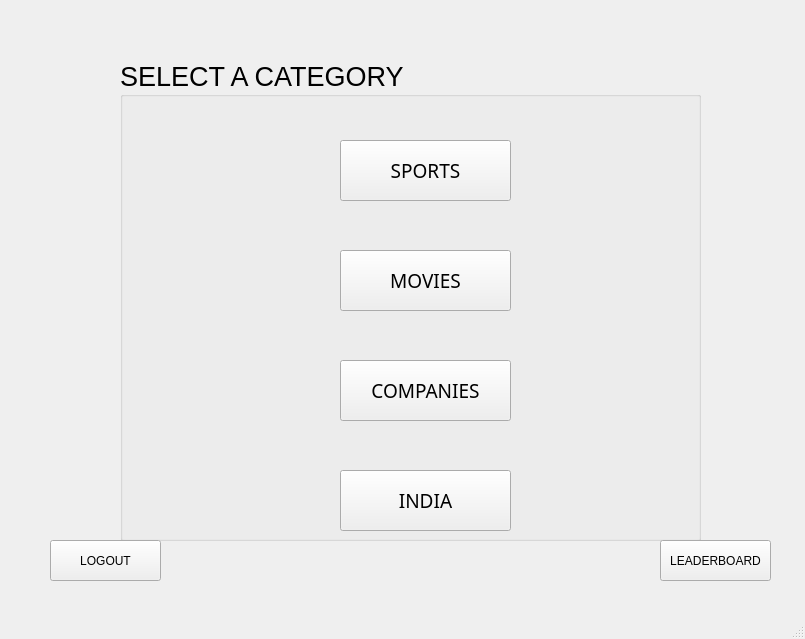
<?xml version="1.0" encoding="UTF-8"?>
<ui version="4.0">
 <class>MainWindow3</class>
 <widget class="QMainWindow" name="MainWindow3">
  <property name="geometry">
   <rect>
    <x>0</x>
    <y>0</y>
    <width>805</width>
    <height>639</height>
   </rect>
  </property>
  <property name="windowTitle">
   <string>MainWindow</string>
  </property>
  <widget class="QWidget" name="centralwidget">
   <widget class="QGroupBox" name="groupBox">
    <property name="geometry">
     <rect>
      <x>120</x>
      <y>60</y>
      <width>581</width>
      <height>481</height>
     </rect>
    </property>
    <property name="font">
     <font>
      <pointsize>20</pointsize>
     </font>
    </property>
    <property name="title">
     <string>SELECT A CATEGORY</string>
    </property>
    <widget class="QPushButton" name="sports">
     <property name="geometry">
      <rect>
       <x>220</x>
       <y>80</y>
       <width>171</width>
       <height>61</height>
      </rect>
     </property>
     <property name="font">
      <font>
       <family>Calibri Light</family>
       <pointsize>14</pointsize>
      </font>
     </property>
     <property name="text">
      <string>SPORTS</string>
     </property>
    </widget>
    <widget class="QPushButton" name="movies">
     <property name="geometry">
      <rect>
       <x>220</x>
       <y>190</y>
       <width>171</width>
       <height>61</height>
      </rect>
     </property>
     <property name="font">
      <font>
       <family>Calibri Light</family>
       <pointsize>14</pointsize>
      </font>
     </property>
     <property name="text">
      <string>MOVIES</string>
     </property>
    </widget>
    <widget class="QPushButton" name="companies">
     <property name="geometry">
      <rect>
       <x>220</x>
       <y>300</y>
       <width>171</width>
       <height>61</height>
      </rect>
     </property>
     <property name="font">
      <font>
       <family>Calibri Light</family>
       <pointsize>14</pointsize>
      </font>
     </property>
     <property name="text">
      <string>COMPANIES</string>
     </property>
    </widget>
    <widget class="QPushButton" name="india">
     <property name="geometry">
      <rect>
       <x>220</x>
       <y>410</y>
       <width>171</width>
       <height>61</height>
      </rect>
     </property>
     <property name="font">
      <font>
       <family>Calibri Light</family>
       <pointsize>14</pointsize>
      </font>
     </property>
     <property name="text">
      <string>INDIA</string>
     </property>
    </widget>
   </widget>
   <widget class="QPushButton" name="logout">
    <property name="geometry">
     <rect>
      <x>50</x>
      <y>540</y>
      <width>111</width>
      <height>41</height>
     </rect>
    </property>
    <property name="text">
     <string>LOGOUT</string>
    </property>
   </widget>
   <widget class="QPushButton" name="leaderboard">
    <property name="geometry">
     <rect>
      <x>660</x>
      <y>540</y>
      <width>111</width>
      <height>41</height>
     </rect>
    </property>
    <property name="text">
     <string>LEADERBOARD</string>
    </property>
   </widget>
   <widget class="QLabel" name="user_key">
    <property name="geometry">
     <rect>
      <x>50</x>
      <y>20</y>
      <width>221</width>
      <height>31</height>
     </rect>
    </property>
    <property name="font">
     <font>
      <family>Comic Sans MS</family>
      <pointsize>12</pointsize>
     </font>
    </property>
    <property name="text">
     <string/>
    </property>
   </widget>
  </widget>
  <widget class="QMenuBar" name="menubar">
   <property name="geometry">
    <rect>
     <x>0</x>
     <y>0</y>
     <width>805</width>
     <height>26</height>
    </rect>
   </property>
  </widget>
  <widget class="QStatusBar" name="statusbar"/>
 </widget>
 <resources/>
 <connections/>
</ui>
